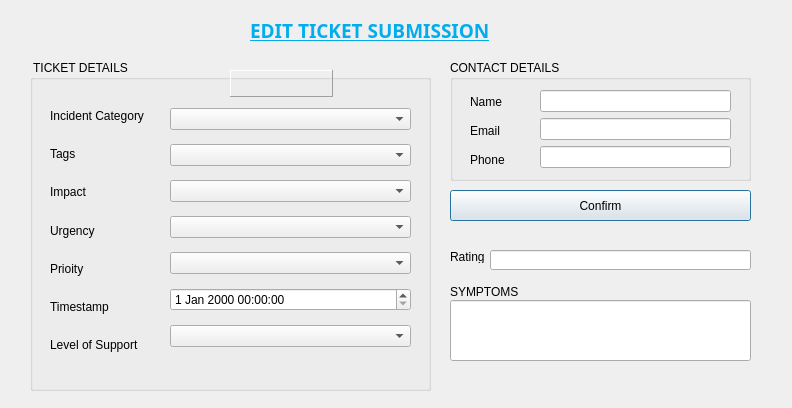
<?xml version="1.0" encoding="UTF-8"?>
<ui version="4.0">
 <class>editticketdialog</class>
 <widget class="QDialog" name="editticketdialog">
  <property name="geometry">
   <rect>
    <x>0</x>
    <y>0</y>
    <width>792</width>
    <height>408</height>
   </rect>
  </property>
  <property name="windowTitle">
   <string>Dialog</string>
  </property>
  <widget class="QLabel" name="label">
   <property name="geometry">
    <rect>
     <x>250</x>
     <y>20</y>
     <width>291</width>
     <height>21</height>
    </rect>
   </property>
   <property name="font">
    <font>
     <family>Uni Sans Heavy CAPS</family>
     <pointsize>14</pointsize>
     <weight>75</weight>
     <bold>true</bold>
     <underline>true</underline>
    </font>
   </property>
   <property name="styleSheet">
    <string notr="true">color: rgb(2, 173, 237);</string>
   </property>
   <property name="text">
    <string>EDIT TICKET SUBMISSION</string>
   </property>
  </widget>
  <widget class="QGroupBox" name="groupBox">
   <property name="geometry">
    <rect>
     <x>30</x>
     <y>60</y>
     <width>401</width>
     <height>331</height>
    </rect>
   </property>
   <property name="title">
    <string> TICKET DETAILS</string>
   </property>
   <widget class="QWidget" name="layoutWidget">
    <property name="geometry">
     <rect>
      <x>20</x>
      <y>40</y>
      <width>105</width>
      <height>261</height>
     </rect>
    </property>
    <layout class="QVBoxLayout" name="verticalLayout_3">
     <item>
      <widget class="QLabel" name="lb_incident_cat">
       <property name="text">
        <string>Incident Category</string>
       </property>
      </widget>
     </item>
     <item>
      <widget class="QLabel" name="lb_tags">
       <property name="text">
        <string>Tags</string>
       </property>
      </widget>
     </item>
     <item>
      <widget class="QLabel" name="lb_impact">
       <property name="text">
        <string>Impact</string>
       </property>
      </widget>
     </item>
     <item>
      <widget class="QLabel" name="lb_urgency">
       <property name="text">
        <string>Urgency</string>
       </property>
      </widget>
     </item>
     <item>
      <widget class="QLabel" name="lb_priority">
       <property name="text">
        <string>Prioity</string>
       </property>
      </widget>
     </item>
     <item>
      <widget class="QLabel" name="lb_timestamp">
       <property name="text">
        <string>Timestamp</string>
       </property>
      </widget>
     </item>
     <item>
      <widget class="QLabel" name="lb_level_support">
       <property name="text">
        <string>Level of Support</string>
       </property>
      </widget>
     </item>
    </layout>
   </widget>
   <widget class="QWidget" name="layoutWidget_2">
    <property name="geometry">
     <rect>
      <x>140</x>
      <y>40</y>
      <width>241</width>
      <height>261</height>
     </rect>
    </property>
    <layout class="QVBoxLayout" name="verticalLayout">
     <item>
      <widget class="QComboBox" name="comboBox_5"/>
     </item>
     <item>
      <widget class="QComboBox" name="comboBox_4"/>
     </item>
     <item>
      <widget class="QComboBox" name="comboBox_6"/>
     </item>
     <item>
      <widget class="QComboBox" name="comboBox_3"/>
     </item>
     <item>
      <widget class="QComboBox" name="comboBox_2"/>
     </item>
     <item>
      <widget class="QDateTimeEdit" name="dateTimeEdit"/>
     </item>
     <item>
      <widget class="QComboBox" name="comboBox"/>
     </item>
    </layout>
   </widget>
   <widget class="QLabel" name="lb_ticket_num">
    <property name="geometry">
     <rect>
      <x>200</x>
      <y>10</y>
      <width>103</width>
      <height>27</height>
     </rect>
    </property>
    <property name="frameShape">
     <enum>QFrame::Panel</enum>
    </property>
    <property name="frameShadow">
     <enum>QFrame::Raised</enum>
    </property>
    <property name="text">
     <string/>
    </property>
   </widget>
  </widget>
  <widget class="QLineEdit" name="lineEdit_4">
   <property name="geometry">
    <rect>
     <x>450</x>
     <y>300</y>
     <width>301</width>
     <height>61</height>
    </rect>
   </property>
   <property name="text">
    <string/>
   </property>
  </widget>
  <widget class="QGroupBox" name="groupBox_2">
   <property name="geometry">
    <rect>
     <x>450</x>
     <y>60</y>
     <width>301</width>
     <height>121</height>
    </rect>
   </property>
   <property name="title">
    <string>CONTACT DETAILS</string>
   </property>
   <widget class="QWidget" name="layoutWidget_4">
    <property name="geometry">
     <rect>
      <x>20</x>
      <y>30</y>
      <width>61</width>
      <height>81</height>
     </rect>
    </property>
    <layout class="QVBoxLayout" name="verticalLayout_4">
     <item>
      <widget class="QLabel" name="lb_name">
       <property name="text">
        <string>Name</string>
       </property>
      </widget>
     </item>
     <item>
      <widget class="QLabel" name="lb_email">
       <property name="text">
        <string>Email</string>
       </property>
      </widget>
     </item>
     <item>
      <widget class="QLabel" name="lb_phone">
       <property name="text">
        <string>Phone</string>
       </property>
      </widget>
     </item>
    </layout>
   </widget>
   <widget class="QWidget" name="layoutWidget_3">
    <property name="geometry">
     <rect>
      <x>90</x>
      <y>30</y>
      <width>191</width>
      <height>80</height>
     </rect>
    </property>
    <layout class="QVBoxLayout" name="verticalLayout_2">
     <item>
      <widget class="QLineEdit" name="lineEdit_10"/>
     </item>
     <item>
      <widget class="QLineEdit" name="lineEdit_11"/>
     </item>
     <item>
      <widget class="QLineEdit" name="lineEdit_12"/>
     </item>
    </layout>
   </widget>
  </widget>
  <widget class="QLabel" name="lb_symptoms_3">
   <property name="geometry">
    <rect>
     <x>450</x>
     <y>280</y>
     <width>103</width>
     <height>23</height>
    </rect>
   </property>
   <property name="text">
    <string>SYMPTOMS</string>
   </property>
  </widget>
  <widget class="QPushButton" name="pushButton">
   <property name="geometry">
    <rect>
     <x>450</x>
     <y>190</y>
     <width>301</width>
     <height>31</height>
    </rect>
   </property>
   <property name="text">
    <string>Confirm</string>
   </property>
  </widget>
  <widget class="QLineEdit" name="txtRating">
   <property name="geometry">
    <rect>
     <x>490</x>
     <y>250</y>
     <width>261</width>
     <height>20</height>
    </rect>
   </property>
  </widget>
  <widget class="QLabel" name="label_2">
   <property name="geometry">
    <rect>
     <x>450</x>
     <y>250</y>
     <width>47</width>
     <height>13</height>
    </rect>
   </property>
   <property name="text">
    <string>Rating</string>
   </property>
  </widget>
 </widget>
 <resources/>
 <connections/>
</ui>
